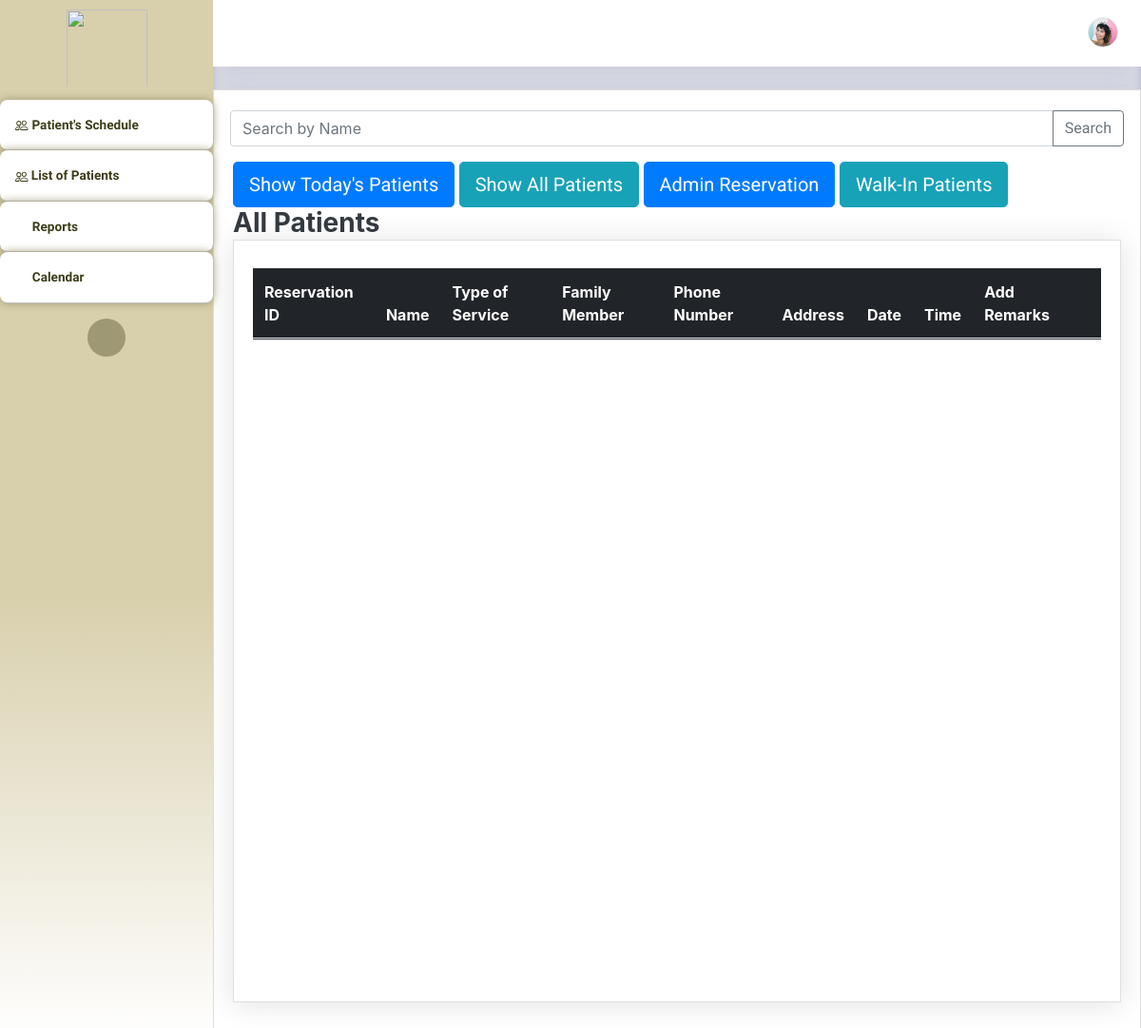
The app's page /Thesis1/Admin/receptionistUI.php, older data.
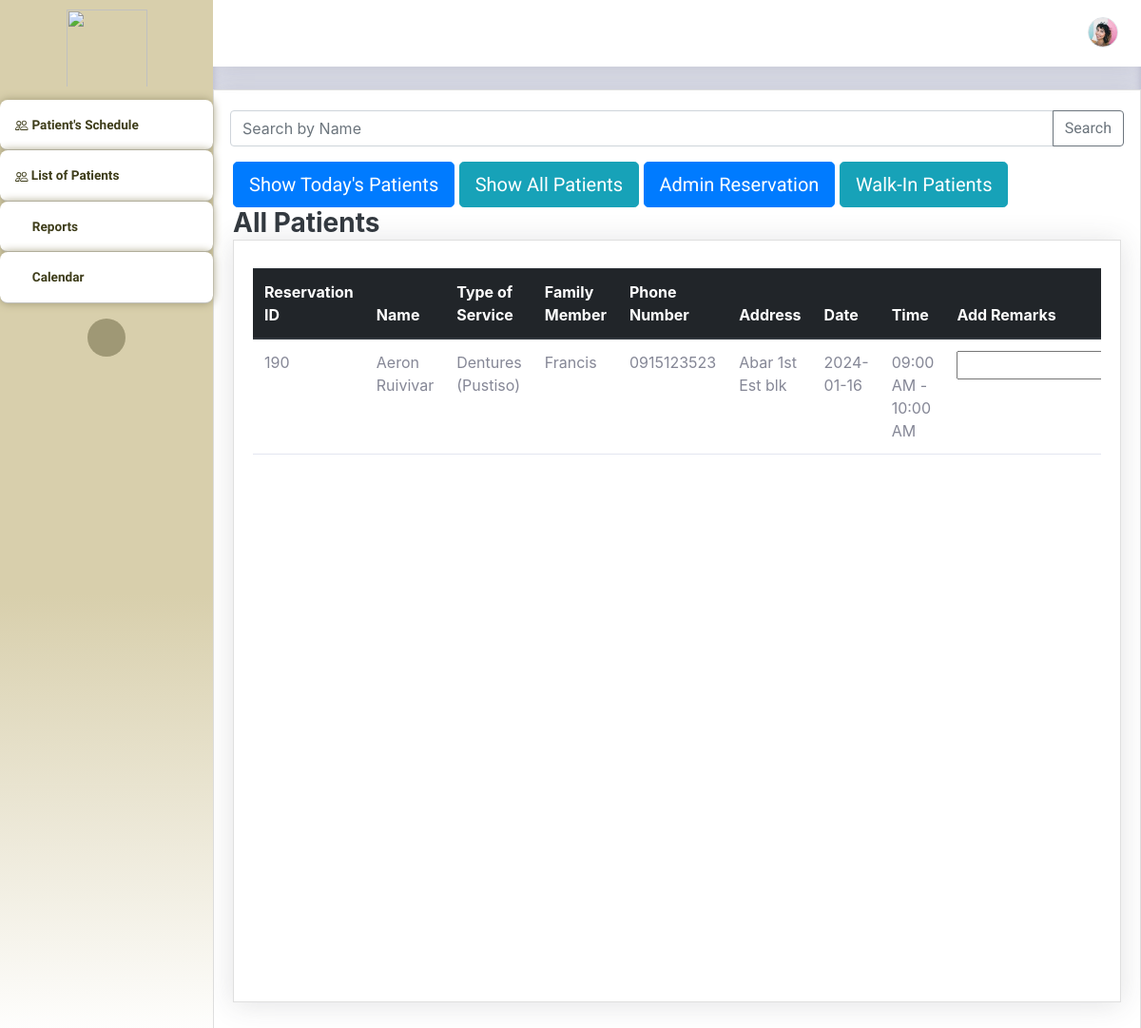
The same page, newer data.
### tables this page shows
CREATE TABLE `bookinglog` (
  `resID` int(11) NOT NULL,
  `userID` int(11) NOT NULL,
  `serviceName` varchar(255) NOT NULL,
  `date` date NOT NULL,
  `timeslot` varchar(255) NOT NULL,
  `remarks` varchar(255) NOT NULL,
  `admin_remarks` varchar(255) NOT NULL DEFAULT 'None',
  `walk_in_name` varchar(255) NOT NULL DEFAULT 'None',
  `status` varchar(255) NOT NULL,
  `FamMemberName` varchar(255) NOT NULL DEFAULT 'N/A',
  `confirmationHash` varchar(255) NOT NULL,
  `timestamp` timestamp NOT NULL DEFAULT current_timestamp() ON UPDATE current_timestamp(),
  `totalServicePay` int(11) NOT NULL
);

CREATE TABLE `patients_user` (
  `userID` int(11) NOT NULL,
  `Email` varchar(255) NOT NULL,
  `Name` varchar(255) NOT NULL,
  `Address` varchar(255) NOT NULL,
  `PhoneNumber` varchar(255) NOT NULL,
  `Password` varchar(55) NOT NULL,
  `Hash` varchar(255) NOT NULL,
  `Access` varchar(25) NOT NULL,
  `Active` int(11) NOT NULL DEFAULT 0,
  `profilePic` varchar(255) NOT NULL,
  `last_activity` timestamp NOT NULL DEFAULT current_timestamp() ON UPDATE current_timestamp(),
  `activation_timestamp` timestamp NOT NULL DEFAULT current_timestamp(),
  `ForgotPass` varchar(255) NOT NULL,
  `forgot_expiration` timestamp NULL DEFAULT NULL
);

### Thesis1/Admin/receptionistUI.php (the view, shortened to what the rows shown need)
<?php
$con = connection();
$todaysDate = date("Y-m-d");
$headerToday = ["Reservation ID", "Name", "Family Member", "Type of Service", "Phone Number", "Address", "Time","Add Remarks"];
$headerAll = ["Reservation ID", "Name", "Type of Service", "Family Member", "Phone Number", "Address", "Date", "Time","Add Remarks"];
$isAdminReservation = isset($_POST['btn-Admin-Reservation']);
$isAll = isset($_POST['btn-Patients-All']);
$isWalkInPatients = isset($_POST['btn-Walk-in-Patients']);
if(isset($_GET['resIDQR']))
{
    $qrID = $_GET['resIDQR'];
    $header = $headerToday;
    $istoday = true;
    $pageTitle = "Today's Patients";
    $retrieveQuery = "SELECT bookinglog.resID, bookinglog.serviceName, patients_user.Name, bookinglog.date, patients_user.PhoneNumber, patients_user.Email, patients_user.Address, bookinglog.timeslot,bookinglog.admin_remarks, bookinglog.walk_in_name,bookinglog.FamMemberName
    FROM bookinglog
    INNER JOIN patients_user ON bookinglog.userID = patients_user.userID
    WHERE status = 'Pending' AND DATE(bookinglog.date) = '$todaysDate' AND resID = '$qrID'";
    echo '<script>
    var newUrl = window.location.href.split("?")[0];
    window.history.replaceState({}, document.title, newUrl);
    </script>';
    $stmtCheckToday = "SELECT * from bookinglog where DATE(date) = '$todaysDate' and resID = '$qrID'";
    $exestmt = $con -> query($stmtCheckToday);
    $total = $exestmt -> num_rows;
    if($total <= 0)
    {
        echo '<div class="alert alert-danger" role="alert">
        No Reservation found!!
        </div>';
        echo "<script>
        setTimeout(function() {
            window.location.href='receptionistUI.php';
        }, 3000); // 3000 milliseconds (3 seconds) delay
      </script>";    }
}else{
    $header = $headerAll;
    $retrieveQuery = "SELECT bookinglog.resID, bookinglog.serviceName, patients_user.Name, bookinglog.date, patients_user.PhoneNumber, patients_user.Email, patients_user.Address, bookinglog.timeslot, bookinglog.admin_remarks, bookinglog.walk_in_name, bookinglog.FamMemberName
        FROM bookinglog
        INNER JOIN patients_user ON bookinglog.userID = patients_user.userID
        WHERE status = 'Pending' AND DATE(bookinglog.date) = '$todaysDate' AND admin_remarks = 'None' AND walk_in_name = 'None'";
        $isAll = true;
    if(isset($_POST['searchKeywordAll']))
    {
        $searchKeywordAll = isset($_POST['searchKeywordAll']) ? $_POST['searchKeywordAll'] : '';
        $header = $headerAll;
        $pageTitle = "All Patients";
        $retrieveQuery = "SELECT bookinglog.resID, bookinglog.serviceName, patients_user.Name, bookinglog.date, patients_user.PhoneNumber, patients_user.Email, patients_user.Address, bookinglog.timeslot, bookinglog.admin_remarks, bookinglog.walk_in_name, bookinglog.FamMemberName
            FROM bookinglog
            INNER JOIN patients_user ON bookinglog.userID = patients_user.userID
            WHERE status = 'Pending' AND DATE(bookinglog.date) >= '$todaysDate' AND admin_remarks = 'None' AND walk_in_name = 'None'";
            $isAll = true;
            $istoday = false;
        if (!empty($searchKeywordAll)) {
            $retrieveQuery .= " AND patients_user.Name LIKE '%$searchKeywordAll%'";
            $isAll = true;
        }
}
elseif ($isAll) {
    $header = $headerAll;
    $retrieveQuery = "SELECT bookinglog.resID, bookinglog.serviceName, patients_user.Name, bookinglog.date, patients_user.PhoneNumber, patients_user.Email, patients_user.Address, bookinglog.timeslot, bookinglog.admin_remarks, bookinglog.walk_in_name, bookinglog.FamMemberName
        FROM bookinglog
        INNER JOIN patients_user ON bookinglog.userID = patients_user.userID
        WHERE status = 'Pending' AND DATE(bookinglog.date) >= '$todaysDate' AND admin_remarks = 'None' AND walk_in_name = 'None'";
}
}
?>
<!DOCTYPE html>
<html lang="en">
<head>
    <link rel="stylesheet" href="assets/bootstrap/css/bootstrap.min.css">
    <link rel="stylesheet" href="assets/fonts/fontawesome-all.min.css">
    <link rel="stylesheet" href="assets/css/aguilaraldo1_section_contact.css">
    <link rel="stylesheet" href="assets/css/Availability---Manage-availability-bookings-appointments_v1.css">
    <link rel="stylesheet" href="assets/css/Basic-Footer.css">
    <link rel="stylesheet" href="assets/css/Black-Navbar.css">
    <link rel="stylesheet" href="https://cdn.jsdelivr.net/npm/bootstrap@4.0.0/dist/css/bootstrap.min.css">
    <link rel="stylesheet" href="assets/css/Block-Responsive-Item-List.css">
    <link rel="stylesheet" href="assets/css/Bootstrap-Calendar.css">
    <link rel="stylesheet" href="assets/css/carousel-circulo.css">
    <link rel="stylesheet" href="assets/css/Carousel-Hero-1.css">
    <link rel="stylesheet" href="assets/css/Carousel-Hero.css">
    <link rel="stylesheet" href="assets/css/Diagonal-div-section.css">
    <link rel="stylesheet" href="assets/css/Feature-Section-MD.css">
    <link rel="stylesheet" href="https://djpsoftwarecdn.azureedge.net/availabilitycss-v1/availability.min.css">
    <link rel="stylesheet" href="assets/css/Login-Form-Basic-icons.css">
    <link rel="stylesheet" href="assets/css/Ultimate-Event-Calendar.css">
    <link rel="stylesheet" href="assets/bootstrap/css/bootstrap.min.css">
    <link rel="stylesheet" href="assets/fonts/fontawesome-all.min.css">
    <link rel="stylesheet" href="assets/fonts/ionicons.min.css">
    <link rel="stylesheet" href="assets/css/aguilaraldo1_section_contact.css">
    <link rel="stylesheet" href="assets/css/Availability---Manage-availability-bookings-appointments_v1.css">
    <link rel="stylesheet" href="assets/css/Basic-Footer.css">
    <link rel="stylesheet" href="assets/css/Black-Navbar.css">
    <link rel="stylesheet" href="assets/css/Block-Responsive-Item-List.css">
    <link rel="stylesheet" href="assets/css/Bootstrap-Calendar.css">
    <link rel="stylesheet" href="assets/css/carousel-circulo.css">
    <link rel="stylesheet" href="assets/css/Carousel-Hero-1.css">
    <link rel="stylesheet" href="assets/css/Carousel-Hero.css">
    <link rel="stylesheet" href="assets/css/Diagonal-div-section.css">
    <link rel = "stylesheet" href = "https://cdn.jsdelivr.net/npm/bootstrap@4.0.0/dist/css/bootstrap.min.css">
    <link rel="stylesheet" href="assets/css/Feature-Section-MD.css">
    <link rel="stylesheet" href="https://djpsoftwarecdn.azureedge.net/availabilitycss-v1/availability.min.css">
    <link rel="stylesheet" href="assets/css/Login-Form-Basic-icons.css">
    <link rel="stylesheet" href="assets/css/Ultimate-Event-Calendar.css">
</head>
<body id="page-top">
    <div id="wrapper">
        <div class="d-flex flex-column" id="content-wrapper">
            <div id="content" style="background: var(--bs-gray-300);color: var(--bs-black);border-color: var(--bs-yellow);box-shadow: inset 0px 0px 9px var(--bs-gray-500);">
                    <div class="card shadow">
                        <div class="card-body" style="height: 1000px;">
        <div class="card shadow">
            <div class="card-body" style="height: 800px;">
                <div class="table-responsive table mt-2" id="dataTable" role="grid" aria-describedby="dataTable_info" style="height: 800px;">
                    <table class="table my-0" id="dataTable">
                      <thead class="thead-dark">
                        <tr>
                            <?php
                            foreach ($header as $column) {
                                echo "<th>$column</th>";
                            }
                            ?>
                            <th></th>
                        </tr>
                    </thead>
                        <tbody>
                           <?php
                                    $result =  $con->query($retrieveQuery);
                                    while ($row = mysqli_fetch_assoc($result)) {
                                        echo '<tr>';
                                        foreach ($header as $column) {
                                          switch ($column) {
                                                case "Reservation ID":
                                                    echo '<td>' . $row['resID'] . '</td>';
                                                    break;
                                                case "Name":
                                                    echo '<td>' . $row['Name'] . '</td>';
                                                    break;
                                                case "Type of Service":
                                                    echo '<td>' . $row['serviceName'] . '</td>';
                                                    break;
                                                case "Phone Number":
                                                    echo '<td>' . $row['PhoneNumber'] . '</td>';
                                                    break;
                                                case "Address":
                                                    echo '<td>' . $row['Address'] . '</td>';
                                                    break;
                                                case "Date":
                                                    echo '<td>' . $row['date'] . '</td>';
                                                    break;
                                                case "Time":
                                                    echo '<td>' . $row['timeslot'] . '</td>';
                                                    break;
                                                case "Family Member":
                                                    echo '<td>' . $row['FamMemberName'] . '</td>';
                                                    break;
                                                case "Add Remarks":
                                                    echo '<td>
                                                            <input type="text" class="inputField" id="inputField' . $row['resID'] . '">
                                                        </td>';
                                                    break;
                                            }
                                        }
                                        if($isAll == true)
                                        {
                                        echo '</tr>';
                                        }
                                        elseif($isWalkInPatients == true){
                                             echo '<td>
                                            <input type="hidden" id="resID' . $row['resID'] . '" name="resID" value="' . $row['resID'] . '">
                                            <button"><a href="PaymentRecept.php?doneID=' . $row['resID'] . '" class="btn btn-danger">Payment</a></button>
                                        </td>';
                                    echo '</tr>';
                                        }
                                        elseif($isAdminReservation == true)
                                        {
                                             echo '<td>
                                            <input type="hidden" id="resID' . $row['resID'] . '" name="resID" value="' . $row['resID'] . '">
                                            <button"><a href="PaymentRecept.php?doneID=' . $row['resID'] . '" class="btn btn-danger">Payment</a></button>
                                        </td>';
                                    echo '</tr>';
                                        }
                                    }
                                    ?>
                        </tbody>
                    </table>
                </div>
            </div>
        </div>
    </div>
    </div>
</body>
</html>

Row changes from the older to the newer data that the page shows:
added bookinglog: resID "190", userID.Name "Aeron Ruivivar", serviceName "Dentures (Pustiso)", FamMemberName "Francis", userID.PhoneNumber "0915123523", userID.Address "Abar 1st Est blk", date "2024-01-16", timeslot "09:00 AM - 10:00 AM"
